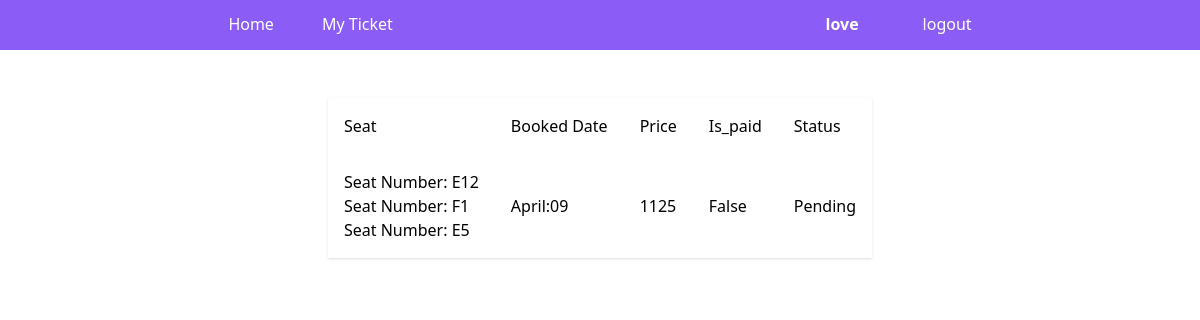
/booked_seat (signed in), run on the app's committed database.
### app/models.py (models this page shows, shortened)
class BookingDetail(models.Model):
    booking = models.ForeignKey(SeatBooking, on_delete=models.CASCADE, related_name='details')
    seat = models.ForeignKey(Seat, on_delete=models.CASCADE, related_name='booking_details')
    price = models.IntegerField(help_text="Price at the time of booking")
    class Meta:
        unique_together = (('booking', 'seat'),)  # Ensure a seat is only booked once per booking

class Seat(models.Model):
    seat_number = models.CharField(max_length=5)
    seat_class = models.ForeignKey(Seat_Class, on_delete=models.CASCADE, related_name='seats')

class SeatBooking(models.Model):
    user = models.ForeignKey(settings.AUTH_USER_MODEL, on_delete=models.SET_NULL, null=True, blank=True)
    screening = models.ForeignKey(Screening, on_delete=models.CASCADE, related_name='bookings')
    booked_date = models.DateTimeField(auto_now_add=True)
    total_price = models.IntegerField(help_text="Total price for all booked seats")
    purchase_order_id = models.UUIDField(default=uuid.uuid4, editable=False, unique=True)
    transaction_id = models.CharField(max_length=100, blank=True, null=True)
    status = models.CharField(max_length=100, blank=True, null=True)
    paymentid = models.CharField(max_length=100, blank=True, null=True)
    is_paid = models.BooleanField(default=False)
    def __str__(self):
        return f"Booking #{self.pk} by {self.user.username if self.user else 'Unknown User'}"

### app/views.py (the view)
# urls.py: path('booked_seat',views.booked_page,name='booked'),
def booked_page(request):
    seat = SeatBooking.objects.filter(user=request.user)
    print(seat)
    for booking in seat:
        print(booking)
        print(booking.details)
        for detail in booking.details.all():
            print(detail.seat.seat_number)
    return render(request,'booked.html',{'bookedseat':seat})

### app/views.py (called while the page is built)
def add_username_to_context(request):
    if request.user.is_authenticated:
        username = request.user.username
    else:
        username = 'Guest'
    return {
        'username': username
    }

### app/templates/booked.html (shortened to what this page needs)
{% load static %}
<!DOCTYPE html>
<html lang="en">
<head>
    <link href="{% static 'css/output.css' %}" rel="stylesheet">
</head>
<body>
    {% include 'navbar.html' %}
    <div class="mt-12">
        <table class="shadow m-auto">
            <tr class="hover:bg-green-400">
                <td class="p-4">Seat</td>
                <td class="p-4">Booked Date</td>
                <td class="p-4">Price</td>
                <td class="p-4">Is_paid</td>
                <td class="p-4">Status</td>
            </tr>
            {% for seat in bookedseat %}
            <tr class="hover:bg-green-400">
                <td class="p-4">
                {% for detail in seat.details.all %}
                    <p>Seat Number: {{ detail.seat.seat_number }}</p>
                {% endfor %}
                </td>
                <td class="p-4">{{seat.booked_date|date:"N:d"}}</td>
                <td class="p-4">{{seat.total_price}}</td>
                <td class="p-4">{{seat.is_paid}}</td>
                <td class="p-4">{{seat.status}}</td>
            </tr>
            {% endfor %}
        </table>
    </div>
</body>
</html>

### app/templates/navbar.html (shortened to what this page needs)
<nav class="flex justify-around bg-violet-500 text-white p-3">
    <ul class="flex gap-12">
        <li class="">
            <a href="{% url 'home' %}" class="group transition duration-300">Home
            </a>
        </li>
        <li>
            <a href="{% url 'booked' %}" class="group transition duration-300">My Ticket
            </a>
        </li>
    </ul>
    <div class="flex ">
        <p class="font-semibold">{{username}}</p>
        <a href="" class="ml-16">logout</a>
    </div>
</nav>

### data on the page
SeatBooking: booked_date "April:09", total_price "1125", is_paid "False", status "Pending"
BookingDetail: seat.seat_number "E12"
BookingDetail: seat.seat_number "F1"
BookingDetail: seat.seat_number "E5"

### other printed values
{{ username }} "love"
